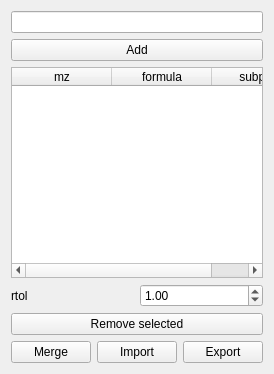
<?xml version="1.0" encoding="UTF-8"?>
<ui version="4.0">
 <class>Form</class>
 <widget class="QWidget" name="Form">
  <property name="geometry">
   <rect>
    <x>0</x>
    <y>0</y>
    <width>222</width>
    <height>374</height>
   </rect>
  </property>
  <property name="windowTitle">
   <string>Form</string>
  </property>
  <layout class="QVBoxLayout" name="verticalLayout">
   <item>
    <widget class="QLineEdit" name="lineEdit">
     <property name="sizePolicy">
      <sizepolicy hsizetype="Preferred" vsizetype="Fixed">
       <horstretch>0</horstretch>
       <verstretch>0</verstretch>
      </sizepolicy>
     </property>
    </widget>
   </item>
   <item>
    <widget class="QPushButton" name="addPushButton">
     <property name="sizePolicy">
      <sizepolicy hsizetype="Preferred" vsizetype="Fixed">
       <horstretch>0</horstretch>
       <verstretch>0</verstretch>
      </sizepolicy>
     </property>
     <property name="text">
      <string>Add</string>
     </property>
    </widget>
   </item>
   <item>
    <widget class="QTableWidget" name="tableWidget">
     <property name="sizePolicy">
      <sizepolicy hsizetype="Preferred" vsizetype="Expanding">
       <horstretch>0</horstretch>
       <verstretch>0</verstretch>
      </sizepolicy>
     </property>
     <property name="maximumSize">
      <size>
       <width>16777215</width>
       <height>16777215</height>
      </size>
     </property>
     <property name="editTriggers">
      <set>QAbstractItemView::NoEditTriggers</set>
     </property>
     <property name="verticalScrollMode">
      <enum>QAbstractItemView::ScrollPerItem</enum>
     </property>
     <property name="horizontalScrollMode">
      <enum>QAbstractItemView::ScrollPerPixel</enum>
     </property>
     <attribute name="horizontalHeaderStretchLastSection">
      <bool>true</bool>
     </attribute>
     <column>
      <property name="text">
       <string>mz</string>
      </property>
     </column>
     <column>
      <property name="text">
       <string>formula</string>
      </property>
     </column>
     <column>
      <property name="text">
       <string>subpeak</string>
      </property>
     </column>
    </widget>
   </item>
   <item>
    <layout class="QHBoxLayout" name="horizontalLayout_14">
     <item>
      <widget class="QLabel" name="label">
       <property name="sizePolicy">
        <sizepolicy hsizetype="Preferred" vsizetype="Preferred">
         <horstretch>0</horstretch>
         <verstretch>0</verstretch>
        </sizepolicy>
       </property>
       <property name="text">
        <string>rtol</string>
       </property>
      </widget>
     </item>
     <item>
      <widget class="QDoubleSpinBox" name="doubleSpinBox">
       <property name="sizePolicy">
        <sizepolicy hsizetype="Preferred" vsizetype="Fixed">
         <horstretch>0</horstretch>
         <verstretch>0</verstretch>
        </sizepolicy>
       </property>
       <property name="minimum">
        <double>0.010000000000000</double>
       </property>
       <property name="maximum">
        <double>9.990000000000000</double>
       </property>
       <property name="value">
        <double>1.000000000000000</double>
       </property>
      </widget>
     </item>
    </layout>
   </item>
   <item>
    <widget class="QPushButton" name="removePushButton">
     <property name="sizePolicy">
      <sizepolicy hsizetype="Preferred" vsizetype="Fixed">
       <horstretch>0</horstretch>
       <verstretch>0</verstretch>
      </sizepolicy>
     </property>
     <property name="text">
      <string>Remove selected</string>
     </property>
    </widget>
   </item>
   <item>
    <layout class="QHBoxLayout" name="horizontalLayout_13">
     <item>
      <widget class="QPushButton" name="mergePushButton">
       <property name="text">
        <string>Merge</string>
       </property>
      </widget>
     </item>
     <item>
      <widget class="QPushButton" name="importPushButton">
       <property name="sizePolicy">
        <sizepolicy hsizetype="Preferred" vsizetype="Fixed">
         <horstretch>0</horstretch>
         <verstretch>0</verstretch>
        </sizepolicy>
       </property>
       <property name="text">
        <string>Import</string>
       </property>
      </widget>
     </item>
     <item>
      <widget class="QPushButton" name="exportPushButton">
       <property name="sizePolicy">
        <sizepolicy hsizetype="Preferred" vsizetype="Fixed">
         <horstretch>0</horstretch>
         <verstretch>0</verstretch>
        </sizepolicy>
       </property>
       <property name="text">
        <string>Export</string>
       </property>
      </widget>
     </item>
    </layout>
   </item>
  </layout>
 </widget>
 <resources/>
 <connections/>
</ui>
